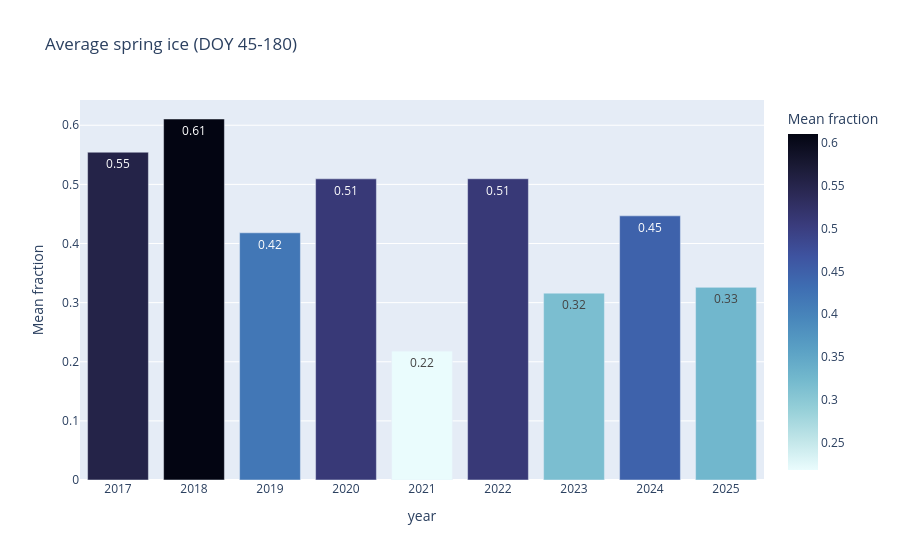
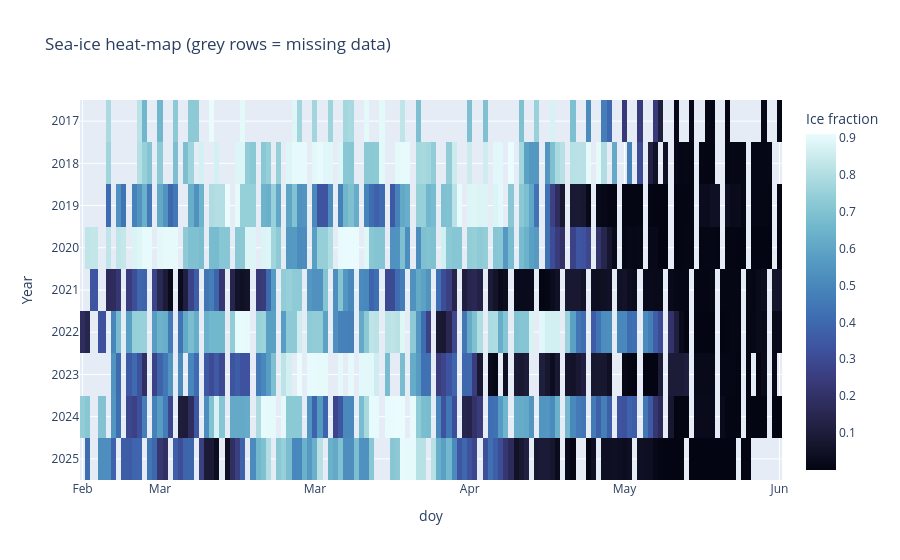
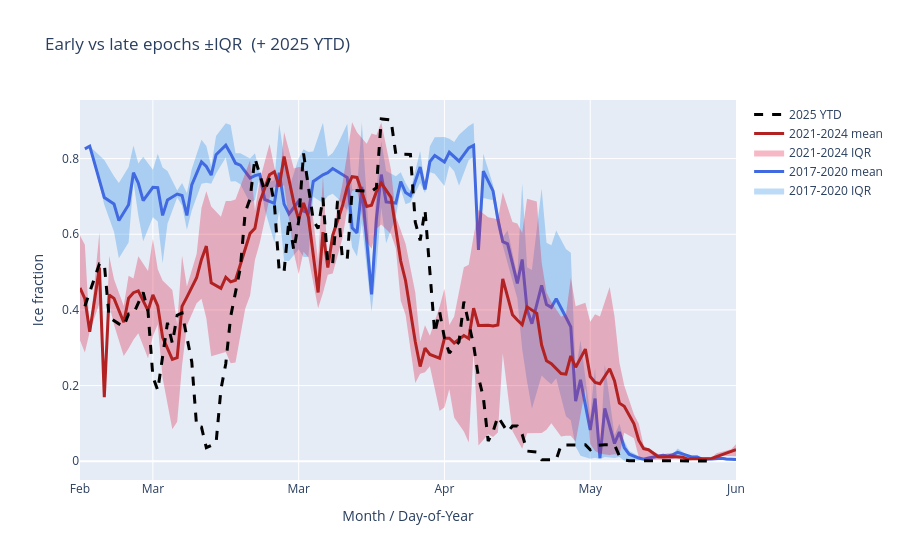

Notebook source saved alongside these figures, in order:
### Code cell
# ================================================================
#   Uummannaq sea-ice phenology — enhanced visual set
# ================================================================
import pandas as pd, numpy as np
import plotly.express as px, plotly.graph_objects as go
from pathlib import Path
from scipy.stats import gaussian_kde, linregress
from datetime import datetime, timedelta

# --------------------------- PARAMETERS -------------------------
CSV = Path("summary_test.csv")

SUN_START, SUN_END = 45, 180       # daylight window DOY
SMOOTH = 5                         # days
FREEZE_THR = 0.40                  # gentler than 0.60
BREAK_THR  = 0.15
PERSIST_D  = 10                    # sustain for break
GOOD_THR   = 0.30                  # “usable” ice
CUM_YEARS  = 5                     # how many full seasons in cum plot
EARLY_EPOCH, LATE_EPOCH = (2017, 2020), (2021, 2024)
# ----------------------------------------------------------------

# --------------------------- LOAD & PREP ------------------------
df = pd.read_csv(CSV)
df["date"] = pd.to_datetime(df["timestamp"], format="%Y%m%dT%H%M%S")
df["year"] = df["date"].dt.year
df["doy"]  = df["date"].dt.dayofyear
df["ice_raw"] = df["solid_pct"] + df["light_pct"]
df = df.sort_values("date")

# rolling mean
df["ice"] = (df.groupby("year")["ice_raw"]
               .transform(lambda s: s.rolling(SMOOTH, center=True,
                                              min_periods=1).mean()))

# daylight window
df_win = df[df["doy"].between(SUN_START, SUN_END)].copy()

# ------------------ SEASON METRICS --------------------------------
records=[]
for yr, g in df_win.groupby("year"):
    g = g.reset_index(drop=True)

    # first FREEZE_THR crossing
    freeze = g[g["ice"] >= FREEZE_THR]
    freeze_doy = int(freeze["doy"].min()) if not freeze.empty else np.nan

    # sustained low ice
    decline_doy = np.nan
    for i in range(len(g)-PERSIST_D):
        if g.at[i,"ice"] < BREAK_THR and (g.loc[i:i+PERSIST_D-1,"ice"]<BREAK_THR).all():
            decline_doy = int(g.at[i,"doy"]); break

    good_days  = int((g["ice"] >= GOOD_THR).sum())
    mean_ice   = g["ice"].mean()
    ice_area   = g["ice"].sum()
    drop7      = (-(g["ice"].shift(-7) - g["ice"])).max()

    records.append(dict(year=yr, freeze_doy=freeze_doy,
                        decline_doy=decline_doy, good_days=good_days,
                        mean_ice=mean_ice, ice_area=ice_area,
                        steep_drop=drop7))

met = pd.DataFrame(records).sort_values("year")

# helper: DOY→date string for ticks
def doy_to_date(doy): return (datetime(2021,1,1)+timedelta(doy-1)).strftime("%b")

month_ticks = [45, 60, 90, 120, 150, 180]
month_lbls  = [doy_to_date(d) for d in month_ticks]

# ======================== FIG 1 · Season arrows ==================
fig_len = go.Figure()
for _, r in met.iterrows():
    if np.isnan(r["freeze_doy"]) or np.isnan(r["decline_doy"]): continue
    fig_len.add_shape(type="line",
        x0=r["freeze_doy"], x1=r["decline_doy"],
        y0=r["year"], y1=r["year"],
        line=dict(width=4))
fig_len.update_yaxes(type="category", tickvals=met["year"],
                     ticktext=[str(int(y)) for y in met["year"]])
fig_len.update_xaxes(title="Month / Day-of-Year",
                     tickvals=month_ticks, ticktext=month_lbls)
fig_len.update_layout(
    title="Season length: freeze-up (≥40 %) → break-up (≤15 %)",
    height=400)
fig_len.show()

# ======================== FIG 2 · Mean ice bars ==================
fig_bar = px.bar(
    met, x="year", y="mean_ice", text_auto=".2f",
    title=f"Average spring ice (DOY {SUN_START}-{SUN_END})",
    labels={"mean_ice":"Mean fraction"}, color="mean_ice",
    color_continuous_scale="ice_r"
)
fig_bar.show()

# ======================== FIG 3 · Heat-map =======================
heat = (df_win.pivot_table(index="year", columns="doy",
                           values="ice", aggfunc="mean")
          .reindex(met["year"]))
fig_heat = px.imshow(
    heat, aspect="auto", origin="lower", color_continuous_scale="ice",
    labels=dict(color="Ice fraction"),
    title="Sea-ice heat-map (grey rows = missing data)")
fig_heat.update_xaxes(tickvals=month_ticks, ticktext=month_lbls)
fig_heat.update_yaxes(title="Year", autorange="reversed")
fig_heat.show()

# ======================== FIG 4 · Bundled epochs + 2025 ==========
def epoch(dfsub):
    return (dfsub.groupby("doy")["ice"]
            .agg(mean="mean",
                 q25=lambda s:s.quantile(0.25),
                 q75=lambda s:s.quantile(0.75))
            .reset_index())

early = epoch(df_win[df_win["year"].between(*EARLY_EPOCH)])
late  = epoch(df_win[df_win["year"].between(*LATE_EPOCH)])
fig_ep = go.Figure()
# early band
fig_ep.add_trace(go.Scatter(x=early["doy"], y=early["q75"],
                            line=dict(width=0), showlegend=False))
fig_ep.add_trace(go.Scatter(x=early["doy"], y=early["q25"],
                            fill='tonexty', fillcolor="rgba(30,136,229,0.3)",
                            line=dict(width=0), name=f"{EARLY_EPOCH[0]}-{EARLY_EPOCH[1]} IQR"))
fig_ep.add_trace(go.Scatter(x=early["doy"], y=early["mean"],
                            line=dict(width=3, color="royalblue"),
                            name=f"{EARLY_EPOCH[0]}-{EARLY_EPOCH[1]} mean"))
# late band
fig_ep.add_trace(go.Scatter(x=late["doy"], y=late["q75"],
                            line=dict(width=0), showlegend=False))
fig_ep.add_trace(go.Scatter(x=late["doy"], y=late["q25"],
                            fill='tonexty', fillcolor="rgba(220,20,60,0.3)",
                            line=dict(width=0), name=f"{LATE_EPOCH[0]}-{LATE_EPOCH[1]} IQR"))
fig_ep.add_trace(go.Scatter(x=late["doy"], y=late["mean"],
                            line=dict(width=3, color="firebrick"),
                            name=f"{LATE_EPOCH[0]}-{LATE_EPOCH[1]} mean"))
# 2025 line if present
if 2025 in df_win["year"].unique():
    g25 = df_win[df_win["year"]==2025]
    fig_ep.add_trace(go.Scatter(x=g25["doy"], y=g25["ice"],
                                line=dict(width=3, color="black", dash="dash"),
                                name="2025 YTD"))
fig_ep.update_xaxes(tickvals=month_ticks, ticktext=month_lbls,
                    title="Month / Day-of-Year")
fig_ep.update_yaxes(title="Ice fraction")
fig_ep.update_layout(title="Early vs late epochs ±IQR  (+ 2025 YTD)")
fig_ep.show()

# ======================== FIG 5 · Cumulative melt (5 yrs + 2025) ==
full_years = met.loc[met["decline_doy"].notna(),"year"].tail(CUM_YEARS).astype(int).tolist()
if 2025 not in full_years and 2025 in df_win["year"].unique():
    full_years.append(2025)

cum=[]
for yr in full_years:
    g = df_win[df_win["year"]==yr].copy().sort_values("doy")
    total = g["ice"].sum()
    g["cum_melt"] = 1 - g["ice"].cumsum()/total
    cum.append(g[["doy","cum_melt","year"]])
cum = pd.concat(cum)

fig_cum = px.line(
    cum, x="doy", y="cum_melt", color="year",
    line_dash="year", title="Cumulative melt progression",
    labels={"cum_melt":"Fraction melted"}
)
fig_cum.update_xaxes(tickvals=month_ticks, ticktext=month_lbls,
                     title="Month / Day-of-Year")
fig_cum.update_yaxes(range=[0,1])
fig_cum.show()

### Figure 1 — Plotly figure (JSON) as saved in the notebook; plotly's stock layout.template omitted (floating-point values rounded to 4 significant figures)
{"data": [{"hovertemplate": "year=%{x}<br>Mean fraction=%{marker.color}<extra></extra>", "legendgroup": "", "marker": {"color": [0.5544, 0.6106, 0.4181, 0.5094, 0.2179, 0.5095, 0.3161, 0.4468, 0.3258], "coloraxis": "coloraxis", "pattern": {"shape": ""}}, "name": "", "orientation": "v", "showlegend": false, "textposition": "auto", "texttemplate": "%{y:.2f}", "type": "bar", "x": [2017, 2018, 2019, 2020, 2021, 2022, 2023, 2024, 2025], "xaxis": "x", "y": [0.5544, 0.6106, 0.4181, 0.5094, 0.2179, 0.5095, 0.3161, 0.4468, 0.3258], "yaxis": "y"}], "layout": {"barmode": "relative", "coloraxis": {"colorbar": {"title": {"text": "Mean fraction"}}, "colorscale": [[0, "rgb(234, 252, 253)"], [0.09091, "rgb(192, 229, 232)"], [0.1818, "rgb(149, 207, 216)"], [0.2727, "rgb(114, 184, 205)"], [0.3636, "rgb(89, 159, 196)"], [0.4545, "rgb(72, 134, 187)"], [0.5455, "rgb(62, 109, 178)"], [0.6364, "rgb(62, 83, 160)"], [0.7273, "rgb(58, 60, 125)"], [0.8182, "rgb(44, 42, 87)"], [0.9091, "rgb(25, 25, 51)"], [1, "rgb(3, 5, 18)"]]}, "legend": {"tracegroupgap": 0}, "title": {"text": "Average spring ice (DOY 45-180)"}, "xaxis": {"anchor": "y", "domain": [0, 1], "title": {"text": "year"}}, "yaxis": {"anchor": "x", "domain": [0, 1], "title": {"text": "Mean fraction"}}}}

### Figure 2 — Plotly figure (JSON) as saved in the notebook; plotly's stock layout.template omitted (floating-point values rounded to 4 significant figures; data arrays with more than 128 entries replaced by an {"elided": "..."} marker saying what was removed)
{"data": [{"coloraxis": "coloraxis", "hovertemplate": "doy: %{x}<br>year: %{y}<br>Ice fraction: %{z}<extra></extra>", "name": "0", "type": "heatmap", "x": {"elided": "135 int values"}, "xaxis": "x", "y": [2017, 2018, 2019, 2020, 2021, 2022, 2023, 2024, 2025], "yaxis": "y", "z": {"elided": "9x135 float values"}}], "layout": {"coloraxis": {"colorbar": {"title": {"text": "Ice fraction"}}, "colorscale": [[0, "rgb(3, 5, 18)"], [0.09091, "rgb(25, 25, 51)"], [0.1818, "rgb(44, 42, 87)"], [0.2727, "rgb(58, 60, 125)"], [0.3636, "rgb(62, 83, 160)"], [0.4545, "rgb(62, 109, 178)"], [0.5455, "rgb(72, 134, 187)"], [0.6364, "rgb(89, 159, 196)"], [0.7273, "rgb(114, 184, 205)"], [0.8182, "rgb(149, 207, 216)"], [0.9091, "rgb(192, 229, 232)"], [1, "rgb(234, 252, 253)"]]}, "title": {"text": "Sea-ice heat-map (grey rows = missing data)"}, "xaxis": {"anchor": "y", "domain": [0, 1], "ticktext": ["Feb", "Mar", "Mar", "Apr", "May", "Jun"], "tickvals": [45, 60, 90, 120, 150, 180], "title": {"text": "doy"}}, "yaxis": {"anchor": "x", "autorange": "reversed", "domain": [0, 1], "title": {"text": "Year"}}}}

### Figure 3 — Plotly figure (JSON) as saved in the notebook; plotly's stock layout.template omitted (floating-point values rounded to 4 significant figures)
{"data": [{"line": {"width": 0}, "showlegend": false, "type": "scatter", "x": [46, 47, 50, 52, 53, 55, 56, 57, 58, 60, 61, 62, 63, 65, 66, 67, 68, 70, 71, 72, 73, 75, 76, 77, 78, 80, 81, 82, 83, 85, 86, 87, 88, 90, 91, 92, 93, 95, 96, 97, 98, 100, 101, 102, 103, 105, 106, 107, 108, 110, 111, 112, 113, 115, 116, 117, 118, 120, 121, 122, 123, 125, 126, 127, 128, 130, 131, 132, 133, 135, 136, 137, 138, 140, 141, 142, 143, 145, 146, 147, 148, 150, 151, 152, 153, 155, 156, 157, 158, 160, 161, 162, 163, 165, 166, 167, 168, 170, 171, 172, 173, 175, 176, 177, 178, 180], "y": [0.8258, 0.8327, 0.7964, 0.7532, 0.7355, 0.7776, 0.8349, 0.7873, 0.8052, 0.7703, 0.8129, 0.7762, 0.7673, 0.7156, 0.7354, 0.7089, 0.7722, 0.8498, 0.8334, 0.7789, 0.8596, 0.8933, 0.8885, 0.814, 0.814, 0.8004, 0.8144, 0.762, 0.7357, 0.7426, 0.8913, 0.8015, 0.7211, 0.8001, 0.8249, 0.8177, 0.8187, 0.895, 0.8049, 0.8144, 0.8366, 0.8923, 0.719, 0.7167, 0.8962, 0.4869, 0.7193, 0.8465, 0.7671, 0.7536, 0.7636, 0.7357, 0.7146, 0.8198, 0.7289, 0.8324, 0.8566, 0.8572, 0.8523, 0.8438, 0.8629, 0.886, 0.8943, 0.5587, 0.8127, 0.7309, 0.6641, 0.5928, 0.6098, 0.4907, 0.7351, 0.5127, 0.5052, 0.7208, 0.5776, 0.5712, 0.6096, 0.5608, 0.5514, 0.2355, 0.32, 0.1209, 0.2469, 0.0111, 0.2562, 0.06884, 0.09909, 0.05378, 0.02754, 0.01454, 0.00664, 0.00933, 0.01025, 0.01964, 0.01584, 0.0195, 0.03367, 0.01559, 0.01479, 0.01618, 0.00731, 0.00817, 0.00927, 0.009885, 0.00839, 0.00589]}, {"fill": "tonexty", "fillcolor": "rgba(30,136,229,0.3)", "line": {"width": 0}, "name": "2017-2020 IQR", "type": "scatter", "x": [46, 47, 50, 52, 53, 55, 56, 57, 58, 60, 61, 62, 63, 65, 66, 67, 68, 70, 71, 72, 73, 75, 76, 77, 78, 80, 81, 82, 83, 85, 86, 87, 88, 90, 91, 92, 93, 95, 96, 97, 98, 100, 101, 102, 103, 105, 106, 107, 108, 110, 111, 112, 113, 115, 116, 117, 118, 120, 121, 122, 123, 125, 126, 127, 128, 130, 131, 132, 133, 135, 136, 137, 138, 140, 141, 142, 143, 145, 146, 147, 148, 150, 151, 152, 153, 155, 156, 157, 158, 160, 161, 162, 163, 165, 166, 167, 168, 170, 171, 172, 173, 175, 176, 177, 178, 180], "y": [0.8258, 0.8327, 0.6781, 0.6068, 0.5369, 0.5782, 0.7381, 0.6499, 0.5813, 0.6452, 0.6334, 0.5234, 0.628, 0.6968, 0.6759, 0.6117, 0.6629, 0.7338, 0.7362, 0.7336, 0.7605, 0.8027, 0.7393, 0.7398, 0.732, 0.6825, 0.6902, 0.7547, 0.6662, 0.5792, 0.6642, 0.5303, 0.5296, 0.5602, 0.5397, 0.5397, 0.6992, 0.6827, 0.7013, 0.7072, 0.6949, 0.6636, 0.565, 0.5415, 0.6298, 0.3948, 0.5112, 0.6698, 0.5764, 0.6471, 0.7187, 0.6792, 0.6845, 0.7355, 0.7091, 0.7641, 0.7596, 0.7273, 0.7811, 0.7668, 0.7282, 0.796, 0.804, 0.5587, 0.6956, 0.6902, 0.6164, 0.5691, 0.5238, 0.4299, 0.2965, 0.2106, 0.1387, 0.2265, 0.2141, 0.2033, 0.2191, 0.1192, 0.1082, 0.03875, 0.01434, 0.00641, 0.00905, 0.00562, 0.0112, 0.00882, 0.01146, 0.00144, 0.00142, 0.00202, 0.00287, 0.00717, 0.007955, 0.00799, 0.007915, 0.00688, 0.01327, 0.004495, 0.00569, 0.00456, 0.00449, 0.00442, 0.00531, 0.00691, 0.00211, 0.00245]}, {"line": {"color": "royalblue", "width": 3}, "name": "2017-2020 mean", "type": "scatter", "x": [46, 47, 50, 52, 53, 55, 56, 57, 58, 60, 61, 62, 63, 65, 66, 67, 68, 70, 71, 72, 73, 75, 76, 77, 78, 80, 81, 82, 83, 85, 86, 87, 88, 90, 91, 92, 93, 95, 96, 97, 98, 100, 101, 102, 103, 105, 106, 107, 108, 110, 111, 112, 113, 115, 116, 117, 118, 120, 121, 122, 123, 125, 126, 127, 128, 130, 131, 132, 133, 135, 136, 137, 138, 140, 141, 142, 143, 145, 146, 147, 148, 150, 151, 152, 153, 155, 156, 157, 158, 160, 161, 162, 163, 165, 166, 167, 168, 170, 171, 172, 173, 175, 176, 177, 178, 180], "y": [0.8258, 0.8327, 0.6971, 0.68, 0.6362, 0.6779, 0.7625, 0.7355, 0.6888, 0.724, 0.7231, 0.6498, 0.6905, 0.7062, 0.7024, 0.6498, 0.7304, 0.7915, 0.7792, 0.7562, 0.8101, 0.8355, 0.813, 0.7877, 0.7825, 0.7487, 0.755, 0.7583, 0.6922, 0.6814, 0.7623, 0.6795, 0.6534, 0.6873, 0.6611, 0.6563, 0.7396, 0.7572, 0.7628, 0.7737, 0.7658, 0.7499, 0.6172, 0.6035, 0.7254, 0.4409, 0.6404, 0.7578, 0.6856, 0.6826, 0.7393, 0.7101, 0.7018, 0.7776, 0.7182, 0.7919, 0.8081, 0.7908, 0.8167, 0.8053, 0.7931, 0.8281, 0.8348, 0.5587, 0.7669, 0.7146, 0.6393, 0.5803, 0.5745, 0.4701, 0.5334, 0.401, 0.3636, 0.4646, 0.4146, 0.4068, 0.4294, 0.3806, 0.3551, 0.1589, 0.2151, 0.08247, 0.1658, 0.00836, 0.1399, 0.04682, 0.07736, 0.03626, 0.01877, 0.008385, 0.005367, 0.008367, 0.01019, 0.01553, 0.01381, 0.01741, 0.02347, 0.01441, 0.01095, 0.01147, 0.00552, 0.006147, 0.00666, 0.007785, 0.005947, 0.00438]}, {"line": {"width": 0}, "showlegend": false, "type": "scatter", "x": [45, 46, 47, 49, 50, 51, 52, 54, 55, 56, 57, 59, 60, 61, 62, 64, 65, 66, 67, 69, 70, 71, 72, 74, 75, 76, 77, 79, 80, 81, 82, 84, 85, 86, 87, 89, 90, 91, 92, 94, 95, 96, 97, 99, 100, 101, 102, 104, 105, 106, 107, 109, 110, 111, 112, 114, 115, 116, 117, 119, 120, 121, 122, 124, 125, 126, 127, 129, 130, 131, 132, 134, 135, 136, 137, 139, 140, 141, 142, 144, 145, 146, 147, 149, 150, 151, 152, 154, 155, 156, 157, 159, 160, 161, 162, 164, 165, 166, 167, 169, 170, 171, 172, 174, 175, 176, 177, 179, 180], "y": [0.5965, 0.5721, 0.342, 0.6054, 0.1693, 0.5432, 0.4811, 0.4102, 0.4905, 0.4828, 0.5415, 0.5025, 0.5882, 0.5076, 0.4776, 0.4525, 0.3621, 0.5434, 0.4617, 0.5478, 0.6696, 0.7138, 0.6731, 0.6461, 0.6878, 0.6877, 0.6919, 0.7623, 0.7956, 0.6619, 0.7426, 0.8388, 0.7768, 0.7287, 0.8701, 0.774, 0.778, 0.7769, 0.7515, 0.5284, 0.7531, 0.5277, 0.6047, 0.7318, 0.8099, 0.8963, 0.8693, 0.8395, 0.8662, 0.8625, 0.8951, 0.7703, 0.6468, 0.613, 0.5749, 0.4459, 0.3166, 0.3597, 0.3316, 0.4086, 0.4557, 0.3601, 0.3829, 0.5126, 0.5195, 0.5952, 0.6646, 0.645, 0.643, 0.6394, 0.7113, 0.6324, 0.6283, 0.6036, 0.6939, 0.6866, 0.5251, 0.4462, 0.4208, 0.3822, 0.388, 0.4846, 0.4096, 0.4192, 0.3688, 0.3884, 0.3828, 0.4604, 0.3818, 0.2609, 0.2, 0.1233, 0.09916, 0.04129, 0.03285, 0.01926, 0.0187, 0.02144, 0.02028, 0.01323, 0.00711, 0.007355, 0.007985, 0.008155, 0.01022, 0.021, 0.02417, 0.03204, 0.04472]}, {"fill": "tonexty", "fillcolor": "rgba(220,20,60,0.3)", "line": {"width": 0}, "name": "2021-2024 IQR", "type": "scatter", "x": [45, 46, 47, 49, 50, 51, 52, 54, 55, 56, 57, 59, 60, 61, 62, 64, 65, 66, 67, 69, 70, 71, 72, 74, 75, 76, 77, 79, 80, 81, 82, 84, 85, 86, 87, 89, 90, 91, 92, 94, 95, 96, 97, 99, 100, 101, 102, 104, 105, 106, 107, 109, 110, 111, 112, 114, 115, 116, 117, 119, 120, 121, 122, 124, 125, 126, 127, 129, 130, 131, 132, 134, 135, 136, 137, 139, 140, 141, 142, 144, 145, 146, 147, 149, 150, 151, 152, 154, 155, 156, 157, 159, 160, 161, 162, 164, 165, 166, 167, 169, 170, 171, 172, 174, 175, 176, 177, 179, 180], "y": [0.3197, 0.2876, 0.342, 0.4179, 0.1693, 0.4143, 0.3608, 0.2779, 0.2981, 0.3213, 0.3384, 0.2723, 0.3308, 0.3611, 0.2199, 0.08443, 0.1043, 0.253, 0.3585, 0.4173, 0.4298, 0.378, 0.2776, 0.2856, 0.2886, 0.2588, 0.2612, 0.4034, 0.4378, 0.5319, 0.5778, 0.6953, 0.7255, 0.7239, 0.7295, 0.5514, 0.4948, 0.5539, 0.5393, 0.4042, 0.445, 0.493, 0.4962, 0.5891, 0.6673, 0.7149, 0.7183, 0.5803, 0.5616, 0.6146, 0.626, 0.6005, 0.5623, 0.4245, 0.387, 0.2068, 0.2313, 0.2351, 0.2509, 0.133, 0.1429, 0.1904, 0.1157, 0.07857, 0.04955, 0.2942, 0.04164, 0.07115, 0.06411, 0.07626, 0.2847, 0.0801, 0.05726, 0.03337, 0.07405, 0.07547, 0.0745, 0.08296, 0.1004, 0.06531, 0.06755, 0.06759, 0.05139, 0.1932, 0.04556, 0.02732, 0.02015, 0.0163, 0.01818, 0.01569, 0.07524, 0.06109, 0.01029, 0.00844, 0.00331, 0.00495, 0.0036, 0.00494, 0.006405, 0.006575, 0.004765, 0.006555, 0.003975, 0.00515, 0.00583, 0.00426, 0.01411, 0.01391, 0.01319]}, {"line": {"color": "firebrick", "width": 3}, "name": "2021-2024 mean", "type": "scatter", "x": [45, 46, 47, 49, 50, 51, 52, 54, 55, 56, 57, 59, 60, 61, 62, 64, 65, 66, 67, 69, 70, 71, 72, 74, 75, 76, 77, 79, 80, 81, 82, 84, 85, 86, 87, 89, 90, 91, 92, 94, 95, 96, 97, 99, 100, 101, 102, 104, 105, 106, 107, 109, 110, 111, 112, 114, 115, 116, 117, 119, 120, 121, 122, 124, 125, 126, 127, 129, 130, 131, 132, 134, 135, 136, 137, 139, 140, 141, 142, 144, 145, 146, 147, 149, 150, 151, 152, 154, 155, 156, 157, 159, 160, 161, 162, 164, 165, 166, 167, 169, 170, 171, 172, 174, 175, 176, 177, 179, 180], "y": [0.4581, 0.4298, 0.342, 0.5116, 0.1693, 0.4397, 0.4305, 0.3674, 0.4311, 0.4456, 0.4505, 0.3983, 0.4395, 0.4108, 0.3273, 0.2691, 0.2736, 0.4093, 0.4338, 0.4849, 0.5334, 0.5686, 0.4717, 0.4571, 0.4865, 0.4743, 0.4784, 0.5586, 0.6024, 0.6156, 0.6849, 0.7573, 0.765, 0.7262, 0.8055, 0.6838, 0.6387, 0.6829, 0.6453, 0.4461, 0.6055, 0.512, 0.5969, 0.6745, 0.7251, 0.7521, 0.7501, 0.6736, 0.677, 0.7127, 0.7355, 0.6974, 0.6163, 0.5291, 0.4772, 0.3156, 0.2505, 0.2988, 0.2823, 0.2725, 0.325, 0.3252, 0.3128, 0.3324, 0.3243, 0.4045, 0.3588, 0.3592, 0.3574, 0.3603, 0.4821, 0.3872, 0.3735, 0.3608, 0.4081, 0.3911, 0.3071, 0.2656, 0.258, 0.232, 0.2302, 0.2782, 0.2485, 0.2964, 0.2239, 0.2084, 0.2048, 0.2445, 0.2122, 0.1535, 0.1454, 0.09878, 0.05513, 0.03327, 0.03054, 0.012, 0.01136, 0.01288, 0.01287, 0.01079, 0.005895, 0.00675, 0.00611, 0.006785, 0.007553, 0.01218, 0.01847, 0.02684, 0.03055]}, {"line": {"color": "black", "dash": "dash", "width": 3}, "name": "2025 YTD", "type": "scatter", "x": [46, 49, 50, 51, 53, 54, 55, 56, 58, 59, 60, 61, 63, 64, 65, 66, 68, 69, 70, 71, 73, 74, 75, 76, 78, 79, 80, 81, 83, 84, 85, 86, 87, 88, 89, 90, 91, 93, 94, 95, 96, 97, 98, 99, 100, 101, 105, 106, 107, 108, 109, 110, 111, 113, 114, 115, 116, 117, 118, 119, 120, 121, 123, 124, 125, 126, 127, 128, 129, 130, 131, 133, 134, 135, 136, 137, 139, 140, 143, 144, 146, 147, 148, 149, 150, 151, 153, 154, 155, 156, 157, 158, 159, 160, 161, 163, 164, 165, 166, 167, 168, 169, 170, 171, 173, 174], "y": [0.4098, 0.5222, 0.5222, 0.3801, 0.3632, 0.3565, 0.3894, 0.3894, 0.4466, 0.3959, 0.2232, 0.1877, 0.3661, 0.312, 0.3859, 0.3918, 0.2634, 0.0918, 0.09004, 0.0358, 0.04764, 0.1899, 0.2579, 0.382, 0.5113, 0.6577, 0.6938, 0.801, 0.7143, 0.7473, 0.6813, 0.5013, 0.5013, 0.6388, 0.5574, 0.6342, 0.8137, 0.6381, 0.6149, 0.6963, 0.5212, 0.5231, 0.6885, 0.5352, 0.5344, 0.7163, 0.7134, 0.723, 0.9046, 0.9029, 0.9022, 0.8115, 0.8114, 0.811, 0.6316, 0.5835, 0.6641, 0.5105, 0.3389, 0.3958, 0.3257, 0.2859, 0.3154, 0.422, 0.3657, 0.3072, 0.222, 0.1694, 0.05318, 0.07832, 0.118, 0.07726, 0.09318, 0.09328, 0.07132, 0.02686, 0.02434, 0.00378, 0.00394, 0.04278, 0.04312, 0.0434, 0.04366, 0.04346, 0.03026, 0.04122, 0.0437, 0.04344, 0.04354, 0.01424, 0.00368, 0.00126, 0.00126, 0.00128, 0.0013, 0.001, 0.00066, 0.00088, 0.0007, 0.0007, 0.00128, 0.00168, 0.00148, 0.00158, 0.00195, 0.0008667]}], "layout": {"title": {"text": "Early vs late epochs ±IQR  (+ 2025 YTD)"}, "xaxis": {"ticktext": ["Feb", "Mar", "Mar", "Apr", "May", "Jun"], "tickvals": [45, 60, 90, 120, 150, 180], "title": {"text": "Month / Day-of-Year"}}, "yaxis": {"title": {"text": "Ice fraction"}}}}
